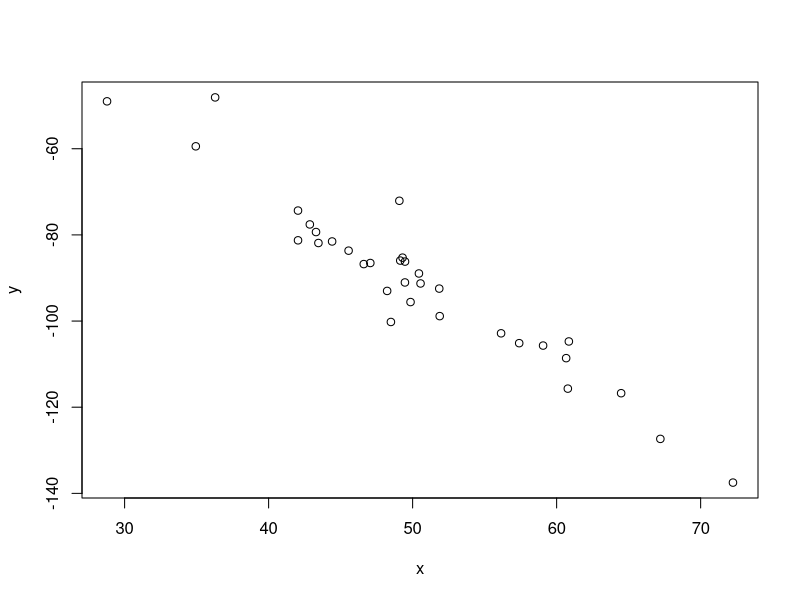
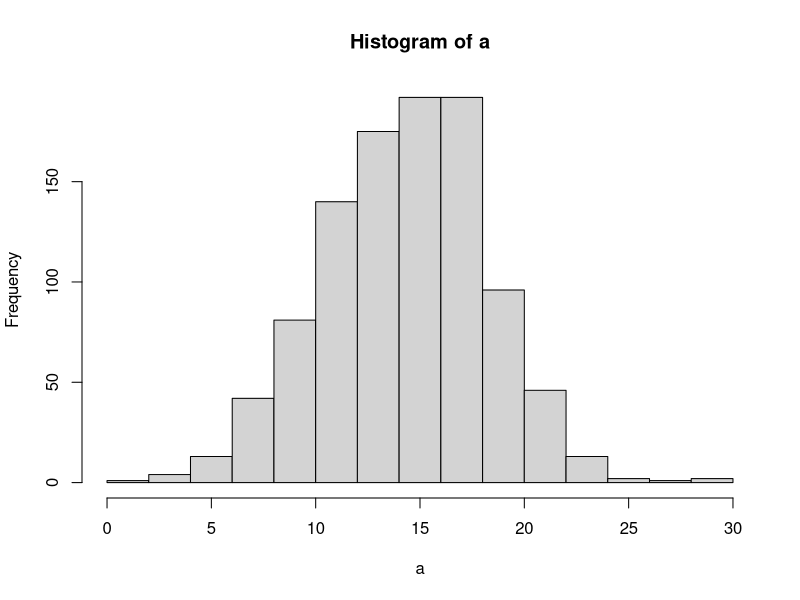
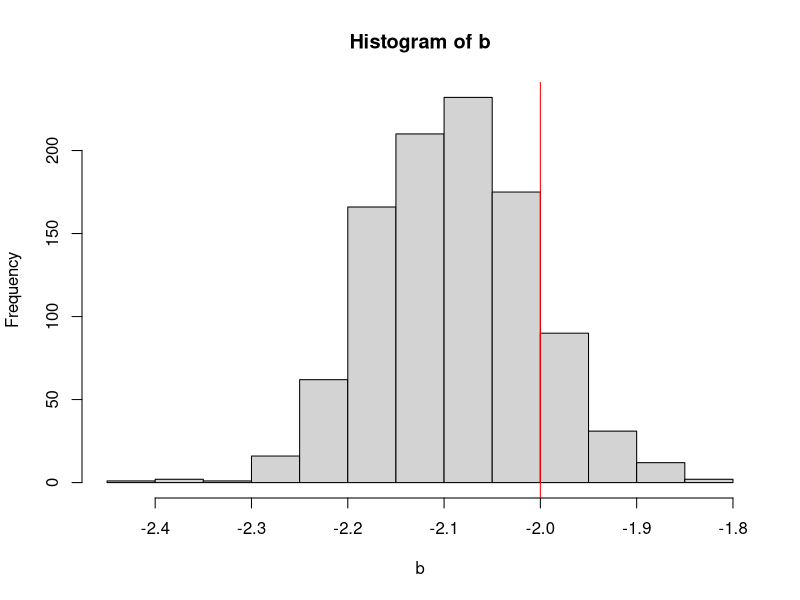

Generate these figures, in order, with R: (Note: this script raises an error after producing the figures.)
x <- rnorm(33,50,10)
error <- rnorm(33,0,5)
y <- 10 - 2*x + error
plot(x,y)
write.csv(cbind(x,y),file="xy.csv")

least_squares_dist <-function(params, u,v)
{
  a <- params[1]
  b <- params[2]
  x <- (u-a*b+b*v)/(1+b^2)
  y <- a+b*x
  squared_distance <- (x-u)^2 + (y-v)^2
  return (sum(squared_distance)/length(u))
}
least_squares_dist(c(10,-2),x,y)
optim(c(10,-2),least_squares_dist,u=x,v =y)

mean(x)
mean(y)

a <- rep (0,1000)
b <- rep (0,1000)
x <- rnorm(33,50,10)
for (i in 1:1000)
{
  error <- rnorm(33,0,5)
  y <- 10 - 2*x + error
  
  ans <- optim(c(10,-2),least_squares_dist,u=x,v =y)$par
  a[i] <- ans[1]
  b[i] <- ans[2]
}

hist(a)
hist(b)
abline(v=10, col="blue")
abline(v=-2, col="red")
mean(a)
mean(b)
# elise_fun <- function(params, a, b, u, v){
#   x <- params[1]
#   return (x*x-2*x*u+u*u+v*v-2*a*v+2*b*v*x+a*a+b*b*x*x+2*a*b*x)
# }
# optim(c(0),elise_fun,a=2,b=1,u=2,v=2)
  

ans <- optim(c(10,-2),least_squares_dist,x=x,y =y)$par




